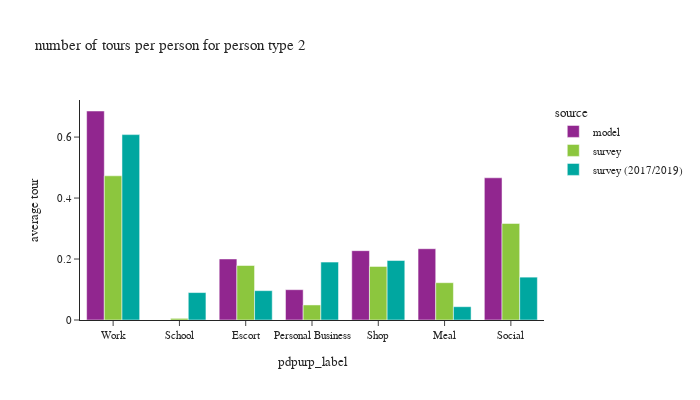

Notebook code cell kept with this figure:
### Code cell
plot_by_pptyp(df_tour, '2')

### Figure 1 — Plotly figure (JSON) as saved in the notebook; plotly's stock layout.template omitted (floating-point values rounded to 4 significant figures)
{"data": [{"alignmentgroup": "True", "hovertemplate": "source=model<br>pdpurp_label=%{x}<br>average tour=%{y}<extra></extra>", "legendgroup": "model", "marker": {"color": "#91268F", "pattern": {"shape": ""}}, "name": "model", "offsetgroup": "model", "orientation": "v", "showlegend": true, "textposition": "auto", "type": "bar", "x": ["Work", "School", "Escort", "Personal Business", "Shop", "Meal", "Social"], "xaxis": "x", "y": [0.6855, 0.0, 0.2002, 0.09943, 0.2274, 0.2338, 0.4664], "yaxis": "y"}, {"alignmentgroup": "True", "hovertemplate": "source=survey<br>pdpurp_label=%{x}<br>average tour=%{y}<extra></extra>", "legendgroup": "survey", "marker": {"color": "#8CC63E", "pattern": {"shape": ""}}, "name": "survey", "offsetgroup": "survey", "orientation": "v", "showlegend": true, "textposition": "auto", "type": "bar", "x": ["Work", "School", "Escort", "Personal Business", "Shop", "Meal", "Social"], "xaxis": "x", "y": [0.473, 0.005399, 0.1788, 0.04936, 0.1758, 0.1224, 0.3167], "yaxis": "y"}, {"alignmentgroup": "True", "hovertemplate": "source=survey (2017/2019)<br>pdpurp_label=%{x}<br>average tour=%{y}<extra></extra>", "legendgroup": "survey (2017/2019)", "marker": {"color": "#00A7A0", "pattern": {"shape": ""}}, "name": "survey (2017/2019)", "offsetgroup": "survey (2017/2019)", "orientation": "v", "showlegend": true, "textposition": "auto", "type": "bar", "x": ["Work", "School", "Escort", "Personal Business", "Shop", "Meal", "Social"], "xaxis": "x", "y": [0.6081, 0.08999, 0.09628, 0.1899, 0.1951, 0.04364, 0.1406], "yaxis": "y"}], "layout": {"barmode": "group", "font": {"size": 11}, "height": 400, "legend": {"title": {"text": "source"}, "tracegroupgap": 0}, "title": {"text": "number of tours per person for person type 2"}, "width": 700, "xaxis": {"anchor": "y", "domain": [0.0, 1.0], "title": {"text": "pdpurp_label"}}, "yaxis": {"anchor": "x", "domain": [0.0, 1.0], "tickformat": ".2", "title": {"text": "average tour"}}}}
